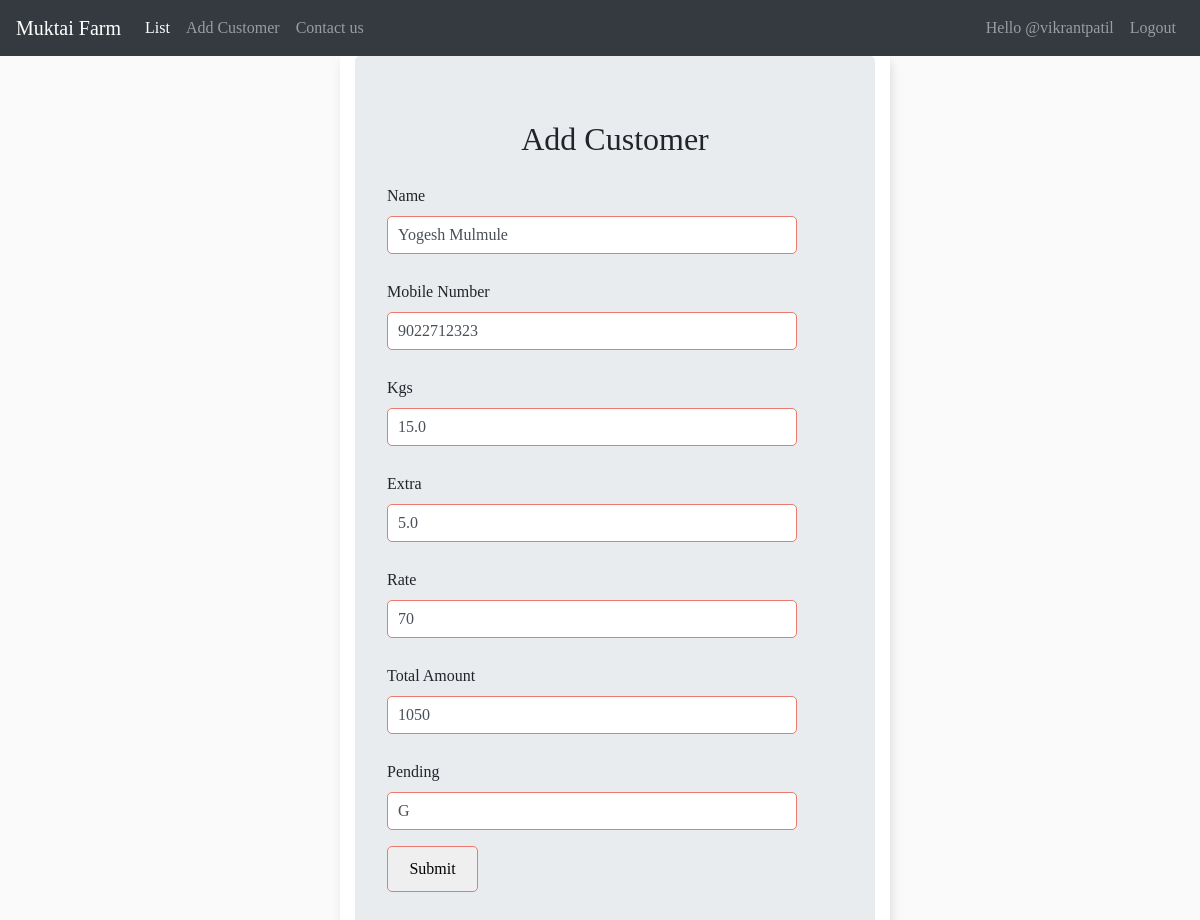
Page /update/28/ (signed in) on the committed database.
### customer_details/models.py (models this page shows, shortened)
class AddCustomer(models.Model):
    user = models.ForeignKey(
        User, on_delete=models.CASCADE, null=True, blank=True)
    Name = models.CharField(max_length=500)
    Phone = models.IntegerField()
    Date = models.DateField(auto_now=True)
    Buy_kgs = models.FloatField()
    extra_kgs = models.FloatField()
    Rate = models.IntegerField()
    Bill = models.IntegerField(null=True)
    Pending = models.CharField(max_length=1,null=True)
    class Meta:
        order_with_respect_to = 'user'

### customer_details/views.py (the view)
# urls.py: path("update/<str:pk>/", views.updateOrder, name='update'),
@login_required
def updateOrder(request, pk):
    order = AddCustomer.objects.get(id=pk)
    form = BillForm(instance=order)
    if request.method == 'POST':
        form = BillForm(request.POST, instance=order)
        if form.is_valid():
            form.save()
            return redirect('Customer_List')
    context = {'form': form}
    return render(request, 'BillForm_update.html', context)

### customer_details/templates/BillForm_update.html (shortened to what this page needs)
{% extends "base.html" %} {% load bootstrap3 %} {% block MainBlock %}
<div class="container">
    <div class="jumbotron">
        <h2 style="text-align: center">Add Customer</h2>
        <form method="POST">
            <div class="form-group">
                <label for="exampleInputEmail1">Name</label>
                {{form.Name}}
            </div>
            <div class="form-group">
                <label for="exampleInputPassword1">Mobile Number</label>
                {{form.Phone}}
            </div>
            <div class="form-group">
                <label for="Buy_Kgs">Kgs</label>
                {{form.Buy_kgs}}
            </div>
            <div class="form-group">
                <label for="Extra_Kgs">Extra</label>
                {{form.extra_kgs}}
            </div>
            <div class="form-group">
                <label for="Rate">Rate</label>
                {{form.Rate}}
            </div>
            <div class="form-group">
                <label for="Rate">Total Amount</label>
                {{form.Bill}}
            </div>
            <div class="form-group">
                <label for="exampleInputEmail1">Pending</label>
                {{form.Pending}}
            </div>
            <input type="Submit" />
        </form>
    </div>
</div>
{% endblock MainBlock %}

### customer_details/templates/base.html (shortened to what this page needs)
<!DOCTYPE html>
<html lang="en">
<head>
  <link rel="stylesheet" href="https://cdn.jsdelivr.net/npm/bootstrap@4.6.0/dist/css/bootstrap.min.css"
 />
</head>
<body>
  <div class="Navbar">
    <nav class="navbar navbar-expand-md navbar-dark bg-dark">
      <a class="navbar-brand" href="#">Muktai Farm</a>
      <div class="collapse navbar-collapse" id="navbarNav">
        {% if request.user.is_authenticated %}
        <ul class="navbar-nav">
          <li class="nav-item active">
            <a class="nav-link" href="{% url 'Customer_List' %}">List</a>
          </li>
          <li class="nav-item">
            <a class="nav-link" href="{% url 'Customer_Form' %}">Add Customer</a>
          </li>
          <li class="nav-item">
            <a class="nav-link" href="{% url 'contact' %}">Contact us</a>
          </li>
        </ul>
        <ul class="navbar-nav ml-auto">
          <li class="nav navbar-nav navbar-right nav-item">
            <a class="nav-link" href="#">Hello @{{request.user}}</a>
          </li>
          <li class="nav navbar-nav navbar-right nav-item">
            <a class="nav-link" href="{% url 'logout' %}">Logout</a>
          </li>
          {% endif %}
        </ul>
      </div>
    </nav>
  </div>
  <div class="cssfile">
    {% block MainBlock %}
    {% endblock MainBlock %}
  </div>
</body>
</html>

### customer_details/templates/base.html (style rules this page uses)
body { font-family: 'Playfair Display', serif; background-color: #FAFAFA; }
.container { max-width: 550px; margin: auto; background-color: #fff; -webkit-box-shadow: 2px 2px 13px -4px rgba(0, 0, 0, 0.21); box-shadow: 2px 2px 13px -4px rgba(0, 0, 0, 0.21); }
input[type=text], input[type=password], input[type=number], textarea { border: 1px solid #EB796F; border-radius: 5px; padding: 10px; width: 90%; }
input[type=submit] { border: 1px solid #EB796F; border-radius: 5px; padding: 10px; justify-content: center; width: 20%; }
label { padding-top: 10px !important; display: block; }
.cssfile { margin-left: 30px; }

### rows in the picture
AddCustomer: Name "Yogesh Mulmule", Phone "9022712323", Buy_kgs "15.0", extra_kgs "5.0", Rate "70", Bill "1050", Pending "G"

### other values in the picture
{{ request.user }} "vikrantpatil"
